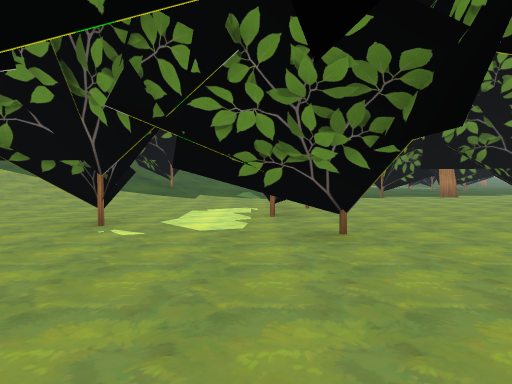
[1] (above)

21 first-person views from a walk through a scene from a Unity 3-D project. The camera is 1.4 m above the floor, tilts 2° down and sees 70° across. The floor is counted in squares, 2 m on a side. Each view is taken from the middle of a square. On the plan, view 1 faces up. The plan holds only what a view shows up to about 11 squares ahead; the rest is blank. The place goes on beyond the plan. The player is left out. Some surface patterns are stand-ins.

[2]
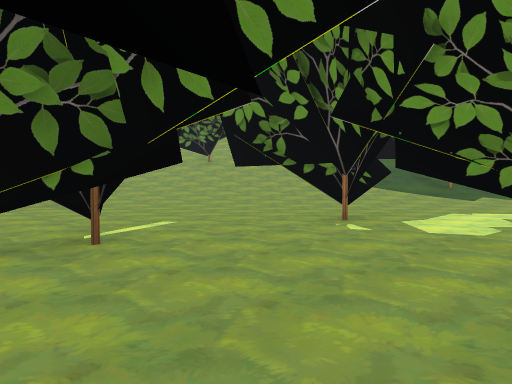

[3]
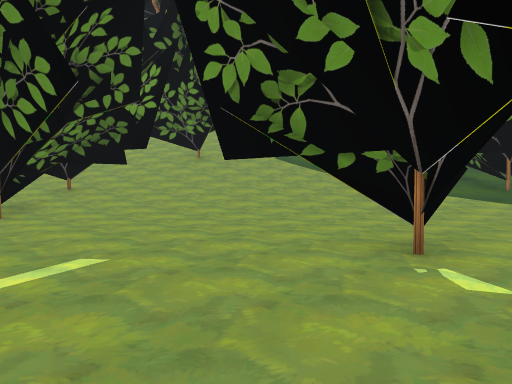

[4]
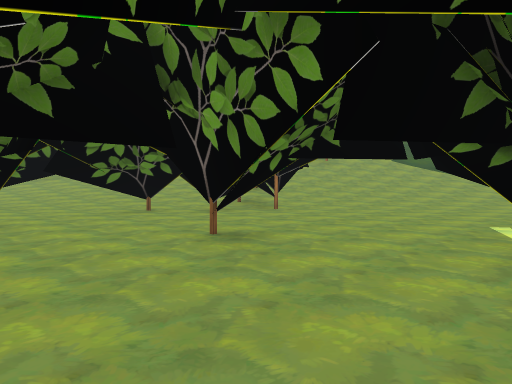

[5]
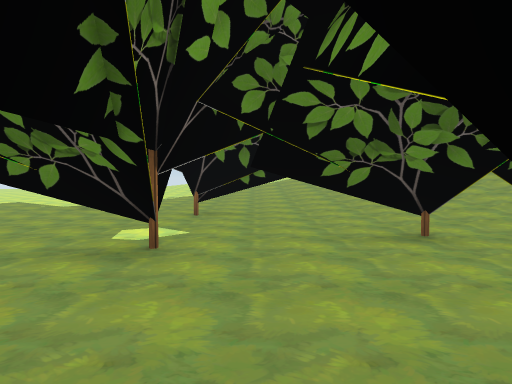

[6]
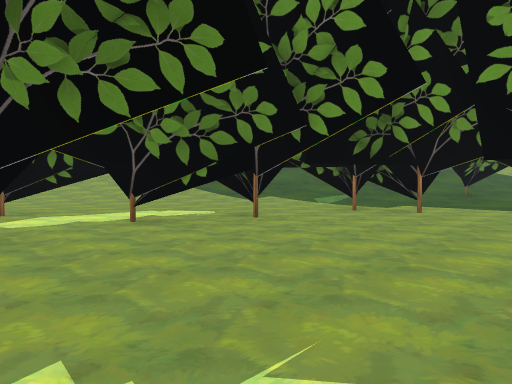

[7]
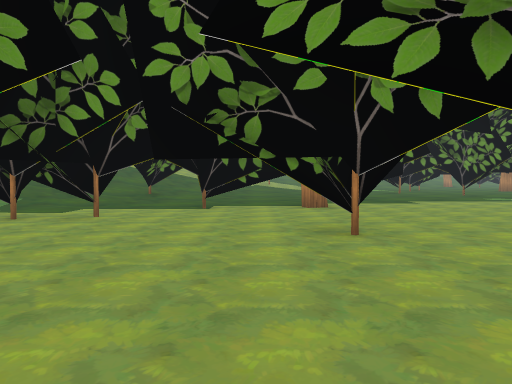

[8]
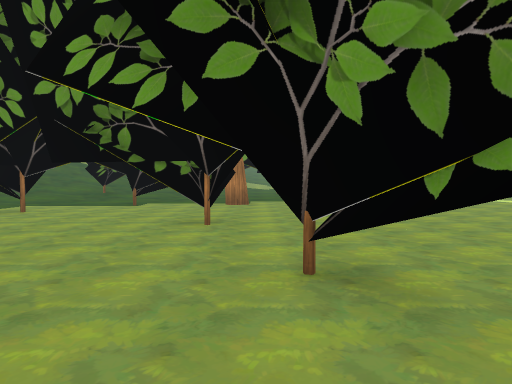

[9]
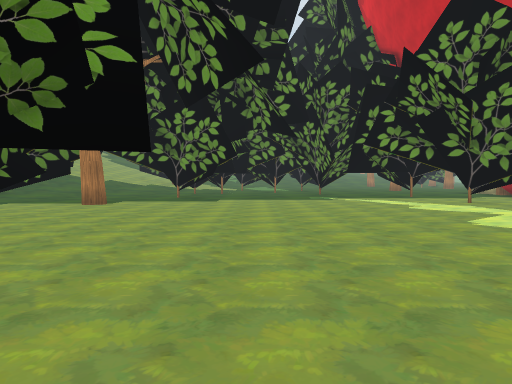

[10]
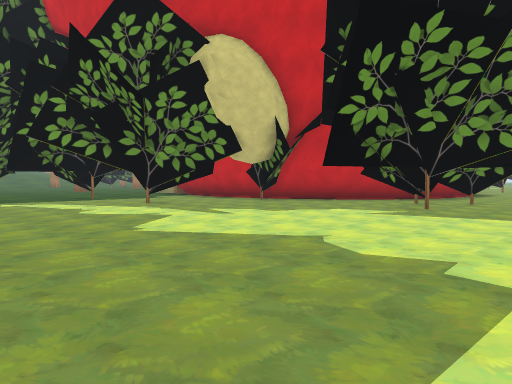

[11]
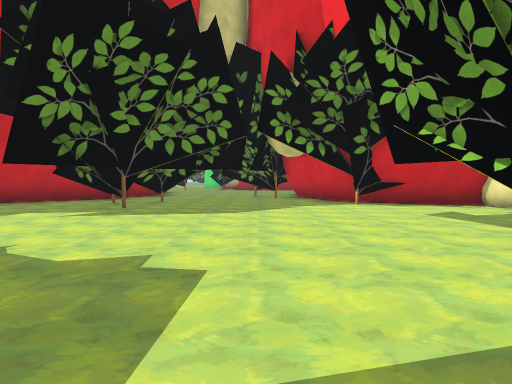

[12]
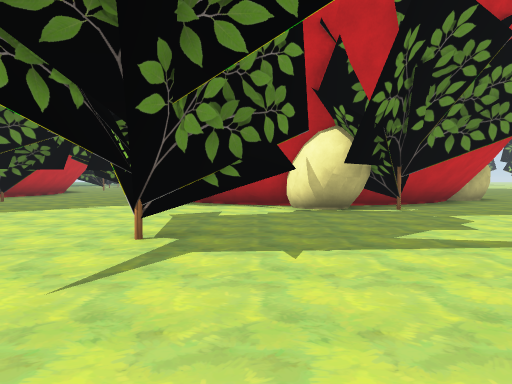

[13]
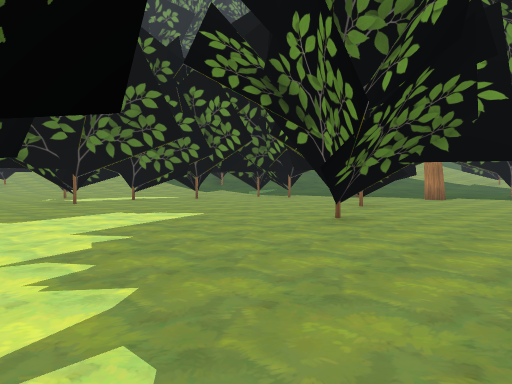

[14]
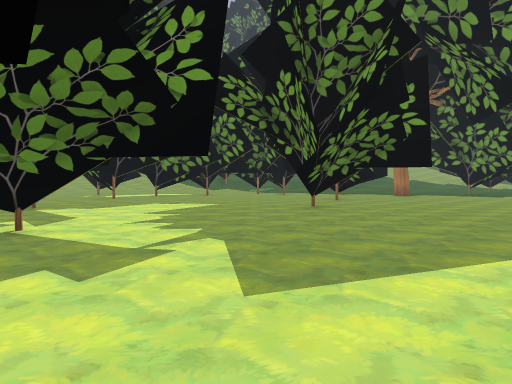

[15]
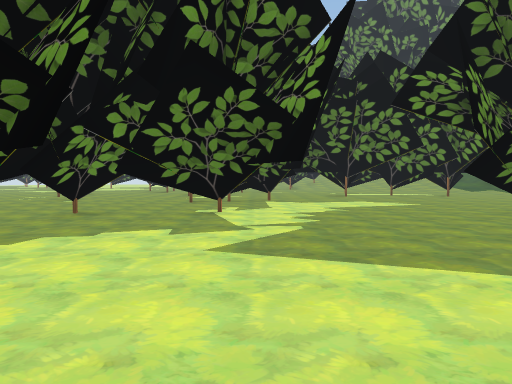

[16]
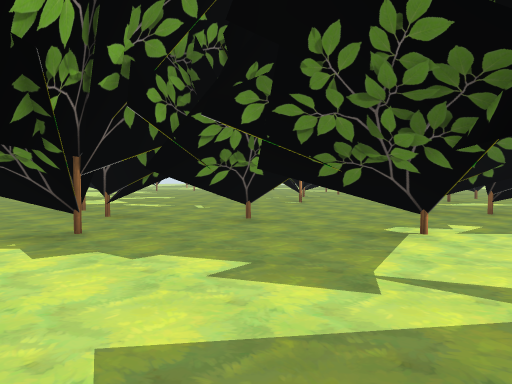

[17]
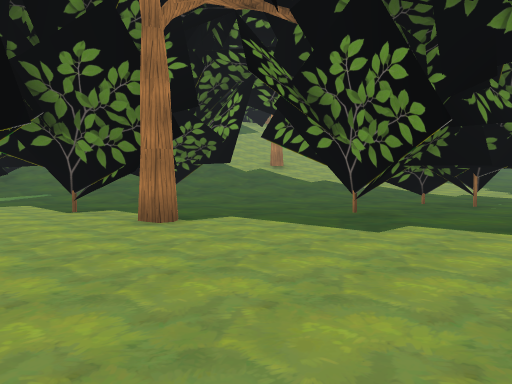

[18]
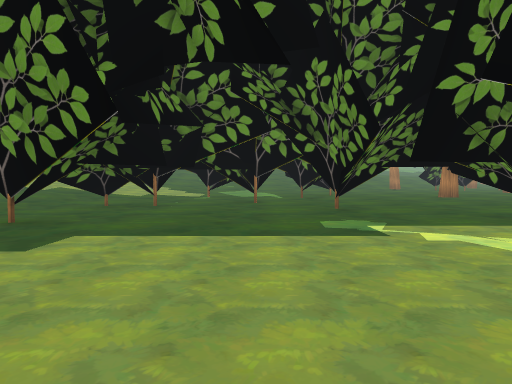

[19]
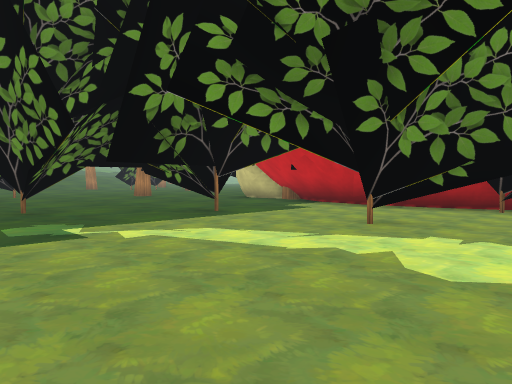

[20]
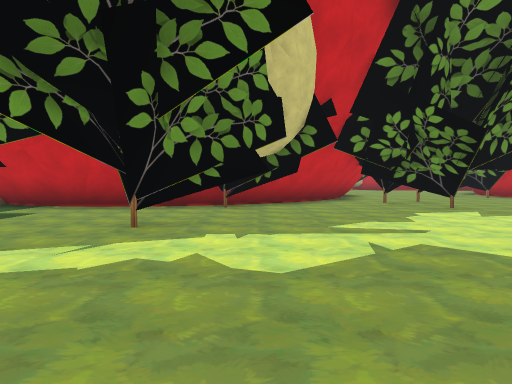

[21]
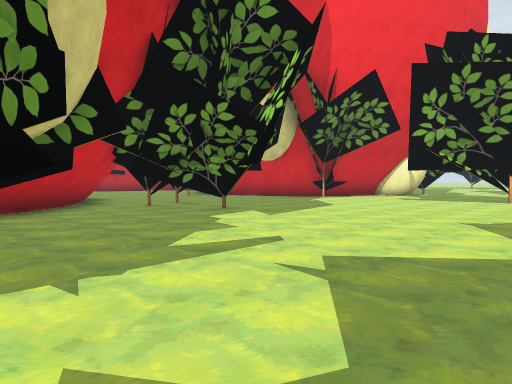

### Floor plan
Key: @ floor where view 1 was taken; # wall or solid block; x gap in a wall; . main floor; : floor 0.75 m higher than the main floor; + floor 1.5 m higher than the main floor; / step, stairs or slope; T thing the floor can be seen under or through.
Columns run from 17 left of view 1 to 25 right of it. Each row starts with its distance up from view 1.
 23                        ... .. #.......
 22                        ...####. ......
 21                         ..##....##...
 20                         ..#.....#..#..
 19                        .........#..#...#
 18                        ...#....... ##..#
 17                     ......##...........#
 16                 ::.....................#
 15                 :..................TT..#
 14              ##  .....##x...........T..##
 13              ::...T.................T..##
 12              :....TTT ................#.##
 11          //: .....TTT...#................##
 10         //::..... .  ..##..............####
  9        //::.......T ..... .............###.
  8       //::........T...................#####
  7      //::.....T..TTT.....##............ .#.
  6      /:# .....T..T........#...............
  5     +:##......TTT.T.......#...............
  4    +:: ##........TT.......................
  3    ::.  T .............................. .
  2    ... TT...TTT#..      ..........##....##
  1 ::....TT...T.TT#...   # ..T ......##....##
  0 .......T. TT.  ..@...##..TT........#...##
 -1 ....T..T....#..        ...T... ........##
 -2 ... T..TT .....        ..T...#  ......###
 -3 ..   ...T     .        ..T####    ....###

Where each view was taken, in squares from view 1:
view 1: 0 up, 0 right, facing up
view 2: 0 up, 1 right, facing up-left
view 3: 2 up, 1 left, facing up-left
view 4: 3 down, 3 left, facing up-left
view 5: 1 down, 6 left, facing left
view 6: 4 up, 6 right, facing up-left
view 7: 5 up, 6 right, facing up
view 8: 4 up, 8 right, facing up
view 9: 4 up, 12 right, facing up
view 10: 5 up, 13 right, facing up-right
view 11: 5 up, 13 right, facing right
view 12: 0 up, 13 right, facing right
view 13: 1 up, 12 right, facing up-left
view 14: 1 down, 14 right, facing up-left
view 15: 1 up, 16 right, facing left
view 16: 2 up, 13 right, facing down-left
view 17: 11 up, 13 right, facing up-left
view 18: 12 up, 13 right, facing up
view 19: 12 up, 13 right, facing up-right
view 20: 13 up, 13 right, facing right
view 21: 14 up, 15 right, facing down-right
